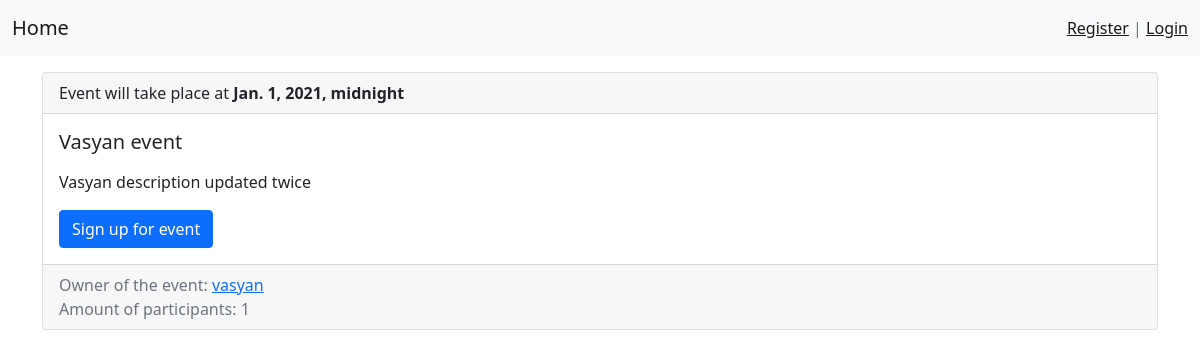
The page /event/1/ on the database its author committed.
### events/models.py (models this page shows, shortened)
class Event(models.Model):
    title = models.CharField(max_length=150, verbose_name='Name')
    description = models.TextField()
    event_date = models.DateTimeField()
    created_at = models.DateTimeField(auto_now_add=True)
    owner = models.ForeignKey(CustomUser, on_delete=models.CASCADE)
    visitors = models.ManyToManyField(CustomUser, related_name='visitors')
    def get_absolute_url(self):
        return reverse('view_event', kwargs={"event_id": self.pk})
    class Meta:
        verbose_name = 'event'
        verbose_name_plural = 'events'
        ordering = ['event_date']

class CustomUser(AbstractUser):
    def save(self, *args, **kwargs):
        self.username = self.email.split('@')[0]
        super().save(*args, **kwargs)

### events/views.py (the view, shortened to what this page needs)
# urls.py: path('event/<int:event_id>/', view_event, name='view_event'),
def view_event(request, event_id):
    event_item = get_object_or_404(Event, pk=event_id)
    if request.user in event_item.visitors.all():
        signup = True
    else:
        signup = False
    return render(request, 'events/view_event.html', {
        'item': event_item,
        'signup': signup
    })

### events/templatetags/events_tags.py (called while the page is built)
@register.simple_tag()
def get_count(event):
    return (event.visitors.all()).count()

### events/templates/events/view_event.html (shortened to what this page needs)
{% extends "base.html" %}
{% load events_tags %}
{% block content %}
<div class="col-md-12">
    <div class="card mb-3">
        <div class="card-header">
            Event will take place at <b>{{item.event_date}}</b>
        </div>
        <div class="card-body">
            <div class="media">
                <div class="media-body">
                    <h5 class="card-title">{{item.title}}</h5>
                    <p class="card-text">{{item.description|linebreaks|truncatewords:50}}</p>
                    <form action="{{item.get_absolute_url}}" method="post">
                        {% if signup %}
                        <button type="submit" name='signup' value="" class="btn btn-primary">Withdraw from event
                        </button>
                        {% else %}
                            {% if request.user.is_authenticated %}
                            <button type="submit" name='signup' value="OK" class="btn btn-primary">Sign up for event
                            </button>
                            {% else %}
                            <button type="submit" name='signup' value="NEOK" class="btn btn-primary">Sign up for event
                            </button>
                            {% endif %}
                        {% endif %}
                    </form>
                </div>
            </div>
        </div>
        <div class="card-footer text-muted">
            {% if item.owner == request.user %}
             <a href="{% url 'edit_event' item.pk %}">Edit an event</a> <br>
            {% else %}
            Owner of the event: <a href="{% url 'profile' item.owner.username %}"> {{ item.owner }} </a> <br>
            {% endif %}
            Amount of participants: {% get_count item %}
        </div>
    </div>
    {% endblock %}

### rows shown on the page
Event: event_date "Jan. 1, 2021, midnight", title "Vasyan event", description "Vasyan description updated twice", owner "vasyan", id "1"
